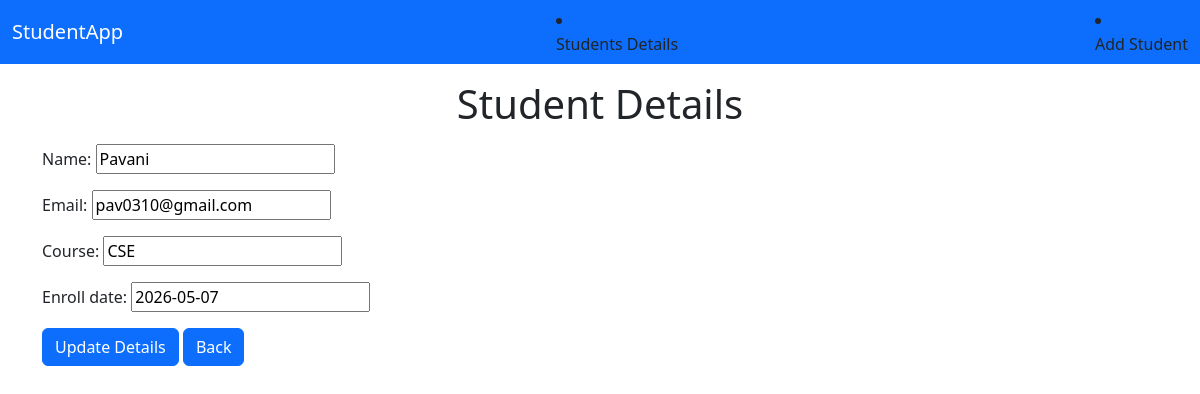
The app's page /update/1/ with its own data.
### student_CRUD/models.py (models this page shows, shortened)
class StudentDetail(models.Model):
    name=models.CharField(max_length=100)
    email=models.CharField(max_length=100,unique=True)
    course=models.CharField(max_length=50)
    enroll_date=models.DateField()

### student_CRUD/views.py (the view)
# urls.py: path('update/<int:id>/', views.update_student, name='update'),
def update_student(request, id):
    student = get_object_or_404(StudentDetail, id=id)
    if request.method == "POST":
        form = StudentForm(request.POST, instance=student)
        if form.is_valid():
            form.save()
            return redirect("homepage")
    else:
        form = StudentForm(instance=student)
    return render(request, "update.html", {
        "form": form
    })

### student_CRUD/forms.py
class StudentForm(forms.ModelForm):
    class Meta:
        model=StudentDetail
        fields=['name','email','course','enroll_date']

### student_CRUD/templates/update.html
{% extends "master.html" %} {% block content %}
<h1 class="text-center mt-3 mb-3">Student Details</h1>
<div class="container">
    <form action="" method="POST">
    {% csrf_token %} {{ form.as_p }}
    <button type="submit" class="btn btn-primary"> Update Details</button>
    <button type="submit" class="btn btn-primary"> Back</button>
  </form>
</div>
{% endblock content %}

### records on screen
StudentDetail: name "Pavani", email "pav0310@gmail.com", course "CSE", enroll_date "2026-05-07"
